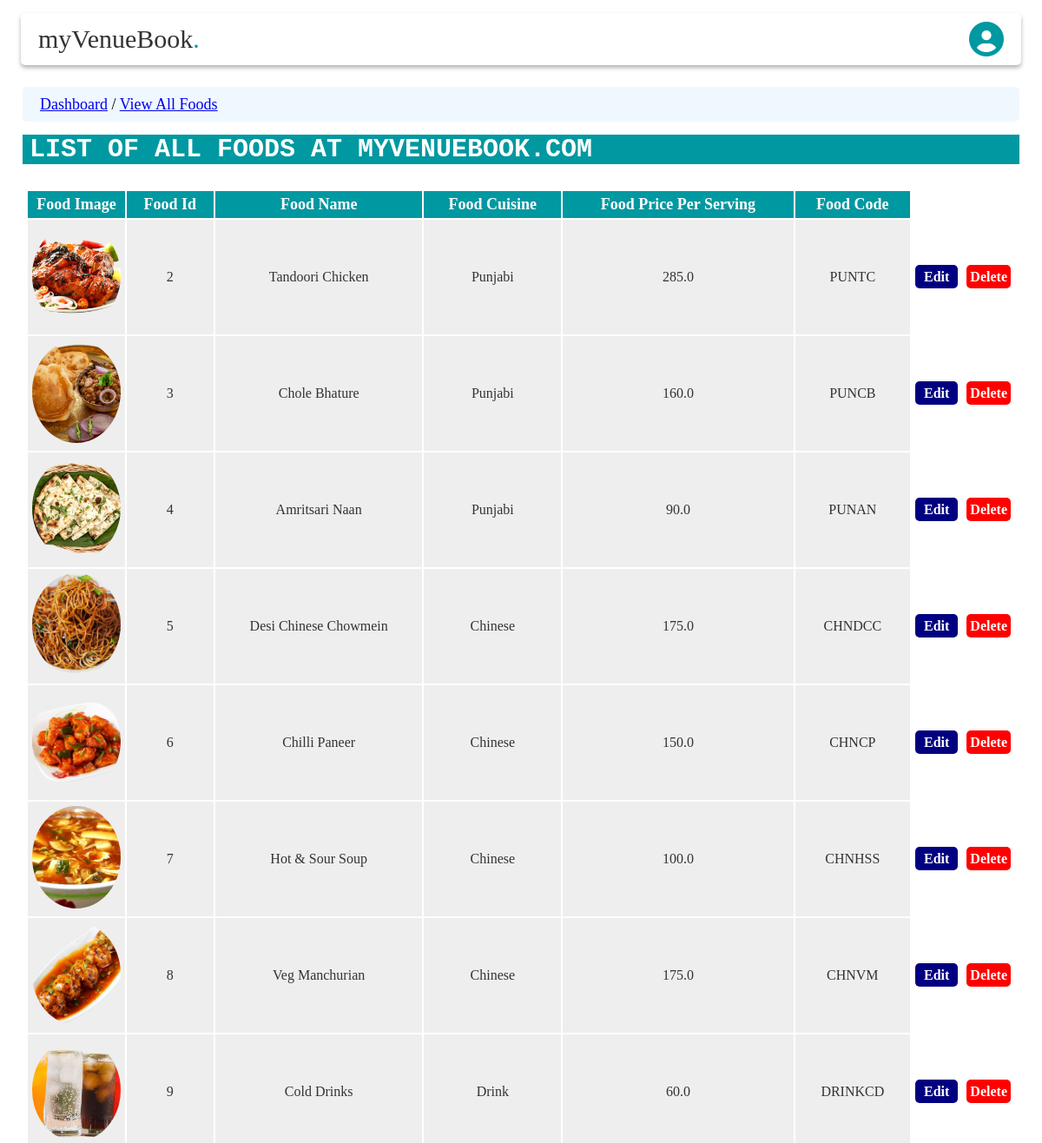
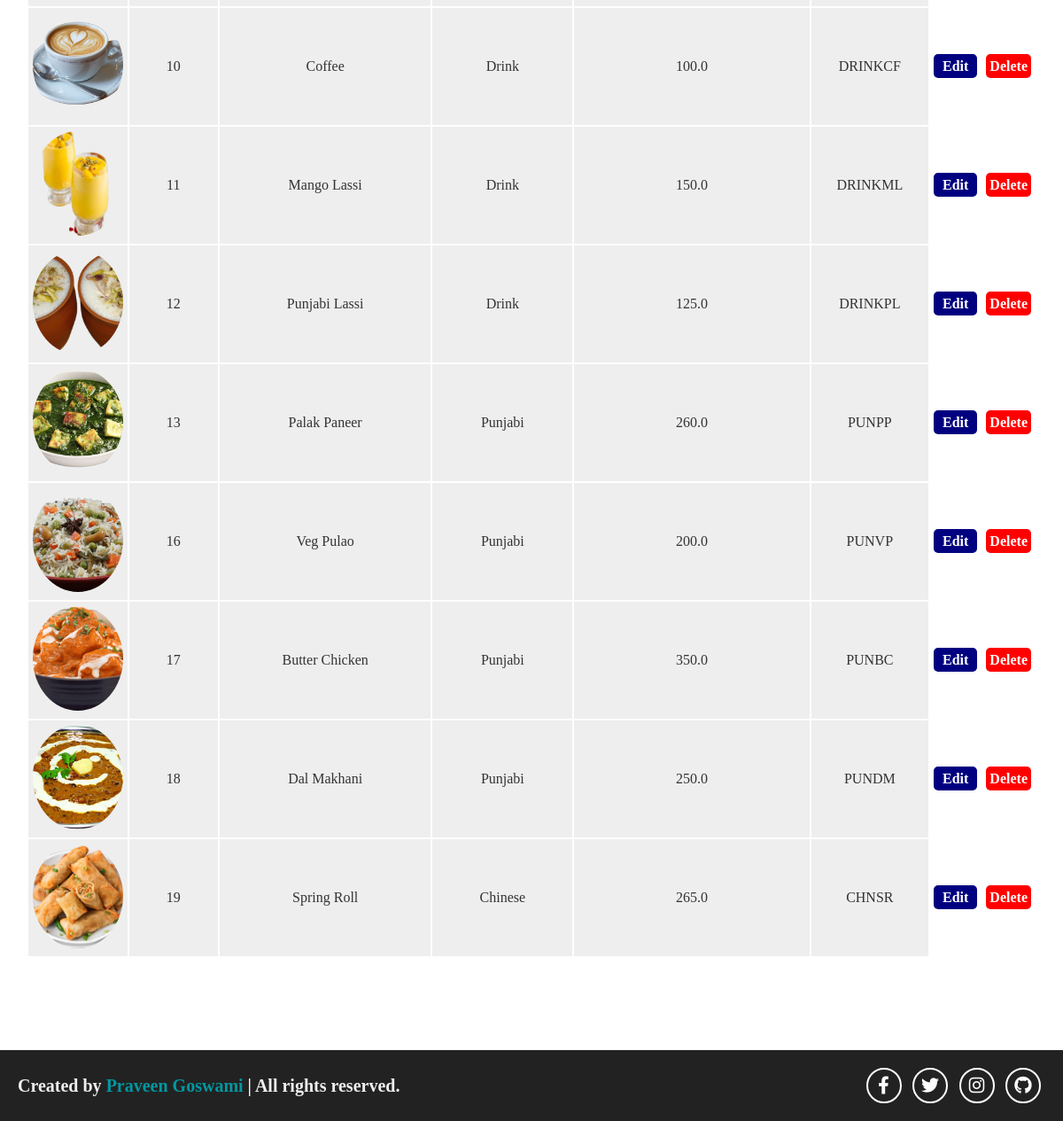
/administrator/viewallfood/ (signed in), run on the app's committed database (2 pictures, top to bottom).
### booking/models.py (models this page shows)
class foodTable(models.Model):
    foodId = models.AutoField(primary_key=True)
    foodName = models.CharField(max_length=50)
    foodImage = models.ImageField(upload_to='media/', default='', blank=True)
    foodCuisine = models.CharField(max_length=50)
    foodPricePerServing = models.FloatField()
    foodCode = models.CharField(max_length=50)

### administrator/views.py (the view)
    def mod_someFunction(request):
        if 'adminUsername' in request.session.keys():
            return someFunction(request)
        else:
            return HttpResponseRedirect("http://localhost:8000/administrator/")

### administrator/views.py (called while the page is built)
def login_required_1(someFunction):
    def mod_someFunction(request):
        if 'adminUsername' in request.session.keys():
            return someFunction(request)
        else:
            return HttpResponseRedirect("http://localhost:8000/administrator/")
    return mod_someFunction

@login_required_1
def viewAllFood(request):
    allFoods = bookingModel.foodTable.objects.all()
    context = {'allfoods':allFoods}
    res = render(request, 'administrator/viewAllFood.html', context)
    return HttpResponse(res)

### templates/administrator/viewAllFood.html (shortened to what this page needs)
<!DOCTYPE html>
{% extends 'administrator/adminMasterTemplate.html'%}
{% load static %}
    {% block CSS %}
        {{block.super}}
        <link rel="stylesheet" href="{% static 'css/administrator/viewAllFood.css' %}">
    {% endblock CSS %}
    {% block home %}
    <section class="view-all-food-home" id="home">
        <div class="navigator">
            <p><a href="http://localhost:8000/administrator/dashboard/">Dashboard</a> / <a href="#">View All Foods</a></p>
        </div>
        <div class="heading-container" >
            <h1 class="main-heading">List of All Foods at MyVenueBook.Com</h1>
        </div>
        <div class="food-list-container">
            <table cellspacing="0" cellpadding="0">
                <tr class="table-heading">
                    <th>Food Image</th>
                    <th>Food Id</th>
                    <th>Food Name</th>
                    <th>Food Cuisine</th>
                    <th>Food Price Per Serving</th>
                    <th>Food Code</th>
                </tr>
                {% for food in allfoods %}
                <tr class="table-value">
                    <td class="foodimage"><img src="{{food.foodImage.url}}" alt="Food Image"></td>
                    <td class="centeralign">{{food.foodId}}</td>
                    <td class="centeralign">{{food.foodName}}</td>
                    <td class="centeralign">{{food.foodCuisine}}</td>
                    <td class="centeralign">{{food.foodPricePerServing}}</td>
                    <td class="centeralign">{{food.foodCode}}</td>
                    <td class="centeralign button"><a id="editbutton" href="http://localhost:8000/administrator/editfood/{{food.foodId}}/">Edit</a></td>
                    <td class="centeralign button"><a id="deletebutton" href="http://localhost:8000/administrator/deletefood/{{food.foodId}}/">Delete</a></td>
                </tr>
                {% endfor %}
            </table>
        </div>
    </section>
    {% endblock home %}

### static/css/administrator/adminMasterTemplate.css (style rules this page uses)
* { font-family: 'Times New Roman', Times, serif; padding: 0; margin: 0; box-sizing: border-box; text-decoration: none; text-transform: capitalize; }
html { overflow-x: hidden; font-size: 62.5%; }

### static/css/administrator/viewAllFood.css (style rules this page uses)
* { text-transform: none; }
.view-all-food-home { min-height: 100vh; display: flex; align-items: center; flex-direction: column; position: relative; padding:10rem 2.6rem; background: #fff; }
.view-all-food-home .navigator { background-color: aliceblue; height:4rem; width:100%; border-radius: .5rem; display: flex; align-items: center; padding-left:2rem; }
.view-all-food-home .navigator p { font-size:1.8rem; }
.view-all-food-home .navigator p a { text-decoration: underline; font-family:'Times New Roman', Times, serif; }
.view-all-food-home .heading-container { width:100%; }
.view-all-food-home .main-heading { background-color: #0098a1; color:#fff; width:100%; text-transform: uppercase; font-family: 'Courier New', Courier, monospace; font-size:3rem; padding:0rem 0.8rem; margin-top: 1.5rem; }
.view-all-food-home .food-list-container { width:100%; margin-top:2.5rem; }
.view-all-food-home .food-list-container table { width:100%; padding:.5rem; }
.view-all-food-home .food-list-container table .table-heading th { background: #0098a1; border:.1px solid #fff; padding:.5rem; font-size:1.8rem; color:#fff; font-weight: bold; }
.view-all-food-home .food-list-container .table-value td { background:#eee; border:.1px solid #fff; padding:.5rem; font-size:1.6rem; color:#333; }
.view-all-food-home .food-list-container table .table-value .centeralign { text-align: center; }
.view-all-food-home .food-list-container table .table-value .button { background: none; border:none; width:5%; }
.view-all-food-home .food-list-container table .table-value #editbutton { background: navy; color:#fff; padding:.5rem 1rem; border-radius:.5rem; font-weight:bold; }
.view-all-food-home .food-list-container table .table-value #deletebutton { background:red; color:#fff; padding:.5rem .4rem; width:100%; border-radius:.5rem; font-weight:bold; }
.foodimage { width:10%; height:13rem; }
.foodimage img { width:100%; height:100%; object-fit:cover; border-radius:50%; }

### data on the page
foodTable: foodImage (picture), foodId "2", foodName "Tandoori Chicken", foodCuisine "Punjabi", foodPricePerServing "285.0", foodCode "PUNTC"
foodTable: foodImage (picture), foodId "3", foodName "Chole Bhature", foodCuisine "Punjabi", foodPricePerServing "160.0", foodCode "PUNCB"
foodTable: foodImage (picture), foodId "4", foodName "Amritsari Naan", foodCuisine "Punjabi", foodPricePerServing "90.0", foodCode "PUNAN"
foodTable: foodImage (picture), foodId "5", foodName "Desi Chinese Chowmein", foodCuisine "Chinese", foodPricePerServing "175.0", foodCode "CHNDCC"
foodTable: foodImage (picture), foodId "6", foodName "Chilli Paneer", foodCuisine "Chinese", foodPricePerServing "150.0", foodCode "CHNCP"
foodTable: foodImage (picture), foodId "7", foodName "Hot & Sour Soup", foodCuisine "Chinese", foodPricePerServing "100.0", foodCode "CHNHSS"
foodTable: foodImage (picture), foodId "8", foodName "Veg Manchurian", foodCuisine "Chinese", foodPricePerServing "175.0", foodCode "CHNVM"
foodTable: foodImage (picture), foodId "9", foodName "Cold Drinks", foodCuisine "Drink", foodPricePerServing "60.0", foodCode "DRINKCD"
foodTable: foodImage (picture), foodId "10", foodName "Coffee", foodCuisine "Drink", foodPricePerServing "100.0", foodCode "DRINKCF"
foodTable: foodImage (picture), foodId "11", foodName "Mango Lassi", foodCuisine "Drink", foodPricePerServing "150.0", foodCode "DRINKML"
foodTable: foodImage (picture), foodId "12", foodName "Punjabi Lassi", foodCuisine "Drink", foodPricePerServing "125.0", foodCode "DRINKPL"
foodTable: foodImage (picture), foodId "13", foodName "Palak Paneer", foodCuisine "Punjabi", foodPricePerServing "260.0", foodCode "PUNPP"
foodTable: foodImage (picture), foodId "16", foodName "Veg Pulao", foodCuisine "Punjabi", foodPricePerServing "200.0", foodCode "PUNVP"
foodTable: foodImage (picture), foodId "17", foodName "Butter Chicken", foodCuisine "Punjabi", foodPricePerServing "350.0", foodCode "PUNBC"
foodTable: foodImage (picture), foodId "18", foodName "Dal Makhani", foodCuisine "Punjabi", foodPricePerServing "250.0", foodCode "PUNDM"
foodTable: foodImage (picture), foodId "19", foodName "Spring Roll", foodCuisine "Chinese", foodPricePerServing "265.0", foodCode "CHNSR"
